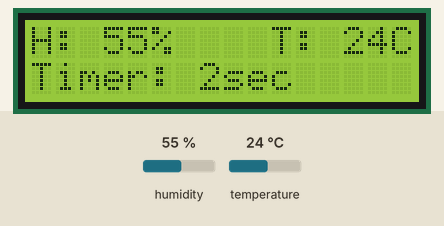
This sketch was run on a simulated Arduino Uno, built with avr-gcc and run on an emulated ATmega328P. On the bench: 16×2 character LCD. The inputs (shaded band) are chosen by the test bench; at power-on: humidity 55 %, temperature 24 °C. Storage starts empty; what the sketch prints to the serial monitor is not drawn.

Above: at 6.8 s.
6.9 s: humidity set to 22 %
At 9.5 s:
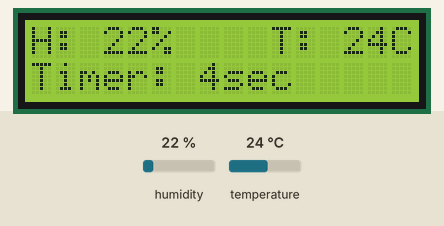
11.8 s: temperature set to 12 °C
At 13.8 s:
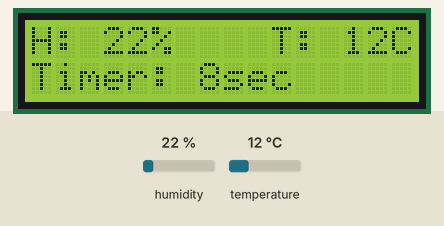
15.9 s: humidity set to 40 %
At 16.9 s:
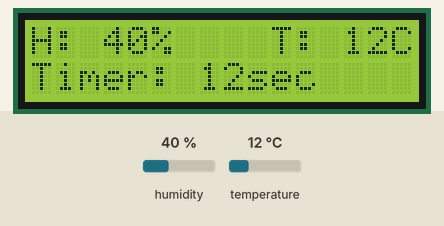
20.1 s: temperature set to 19 °C
At 21.2 s:
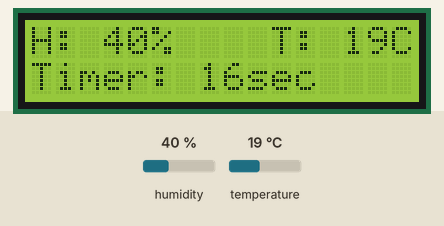
Timing chart, 0 to 23.1 s (numbered marks = the images above; inputs shaded):
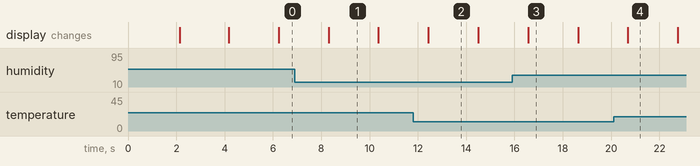

The sketch:

DHT11_LCD.ino
```cpp
//----------Temporary Stuff----------
int ppm = 0;
//----------Setup SD Card Module----------
// Connect pin GND to GND
// Connect pin VCC to 5V (NOT 3.3V)
// Connect pin MISO to 12 (Static)
// Connect pin MOSI to 11 (Static)
// Connect pin SCK to 13 (Static)
// Connect pin CS to 10 (Variable)

// Include SD Card libraries
#include <SD.h>
#include <SPI.h>

// Setup SD Card
File myFile;
int pinCS = 10; // Pin 10 on Arduino Uno

//----------Setup DHT11 sensor----------
// Connect pin 1 (Left) of the sensor to whatever your DHTPIN is (D2)
// Connect pin 2 (Middle) of the sensor to 3.3V
// Connect pin 3 (Right) of the sensor to GROUND

// Inlcude DHT11 libraries
#include <DHT.h>

// Setup DHT11
#define DHTPIN 2     // what digital pin we're connected to
#define DHTTYPE DHT11   // DHT 11

// Initialize DHT sensor.
DHT dht(DHTPIN, DHTTYPE);

//----------Setup LCD Screen (I2C protocol)----------
// Connect GND to GND
// Connect VCC to 5V
// Connect SDA to SDA or A4
// Connect SCL to SCL or A5

// Inlcude LCD libraries
#include <Wire.h>
#include <LiquidCrystal_I2C.h>

// Setup LCD
// 0x3F LCD I2C adress, if not working run I2C Scanner
LiquidCrystal_I2C lcd(0x3F, 2, 1, 0, 4, 5, 6, 7, 3, POSITIVE);  // Change the 0x3F  i2c address to your i2c address

// lcd.noBacklight(); // turn off backlight
// lcd.backlight();   // turn on backlight.

// Setup Timer
int timer = 0;
int delaytime = 2000; // Delay between readings 1s = 1000

void setup() {
  // Setup Serial monitor 9600 baud
  Serial.begin(9600);
  Serial.println("Beginning Checkup...");

  // Start LCD Display
  lcd.begin(16,2);  // Set LCD Type 16x2
  lcd.clear();      // Clears LCD display

  // SD Card Initialization
  if (SD.begin()) {
    Serial.println("SD card is ready to use.");
    lcd.print("SD Card Ready");
    delay(2000);
    }
  else {
    Serial.println("SD card initialization failed");
    lcd.print("SD Card Failed");
    lcd.setCursor(0,1);   // Second line
    lcd.print("Check wiring!");
    delay(2000);
    }

  // Create/Open file on SD Card
  myFile = SD.open("measurements.txt", FILE_WRITE);

  // if the file opened okay, write to it:
  if (myFile) {
    Serial.println("Writing to file measurements.txt");
    lcd.clear();          // Clears LCD display
    lcd.setCursor(0,0);   // First line
    lcd.print("Now opening");
    lcd.setCursor(0,1);   // Second line
    lcd.print("measurements.txt");
    myFile.println();
    myFile.println("Beginning New experiment");
    myFile.println("Timer,Humidity (%),Temperature (°C),CO2 (PPM)");
    myFile.close(); // close the file
    delay(2000);
  }

  // if the file didn't open, print an error:
  else {
    Serial.println("Error opening measurements.txt");
    lcd.clear();          // Clears LCD display
    lcd.setCursor(0,0);   // First line
    lcd.print("Error opening");
    lcd.setCursor(0,1);   // Second line
    lcd.print("measurements.txt");
    delay(2000);
  }

  // Start DHT11 Sensor
  dht.begin();

  // Print starting message on LCD screen
  lcd.clear();          // Clears LCD display
  lcd.setCursor(0,0);   // First line
  lcd.print("Start measuring:");
  lcd.setCursor(0,1);   // Second line
  lcd.print("H, T, HI, CO2");
}

void loop() {
  // Wait a 2 seconds between measurements.
  delay(delaytime);

  // Reading temperature or humidity takes about 250 milliseconds!
  // Sensor readings may also be up to 2 seconds
  int h = dht.readHumidity();
  // Read temperature as Celsius (the default)
  int t = dht.readTemperature();

  // Check if any reads failed and exit early (to try again).
  if (isnan(h) || isnan(t)) {
    Serial.println("Failed to read from DHT sensor!");
    return;
  }

//----------Time Calculation----------
  timer = timer + 2;

//----------Serial Monitor----------
  Serial.print(timer);
  Serial.print("  Humidity: ");
  Serial.print(h);
  Serial.print("%\t");
  Serial.print("Temperature: ");
  Serial.print(t);
  Serial.println("C\t");

//----------LCD Display----------
  lcd.clear();            // Clears LCD display
  lcd.setCursor(0,0);     // First line

  lcd.print("H: ");       // Print Humidity in %
  lcd.print(h);
  lcd.print("%");

  lcd.print("    ");      // Space (4 blocks)

  lcd.print("T: ");       // Print Temperature in °C
  lcd.print(t);
  lcd.print("C");

  lcd.setCursor(0,1);     // Second line

  lcd.print("Timer: ");   // Print timer count
  lcd.print(timer);
  lcd.print("sec");

//----------SD Card----------
  myFile = SD.open("measurements.txt", FILE_WRITE);
  myFile.println(timer);
  myFile.println(",");
  myFile.println(h);
  myFile.println(",");
  myFile.println(t);
  myFile.println(",");
  myFile.println(ppm);
  myFile.close(); // close the file
}
```

Measured:
- what the display in image 1 shows lasts 2.1 s, from 8.3 s to 10.4 s
